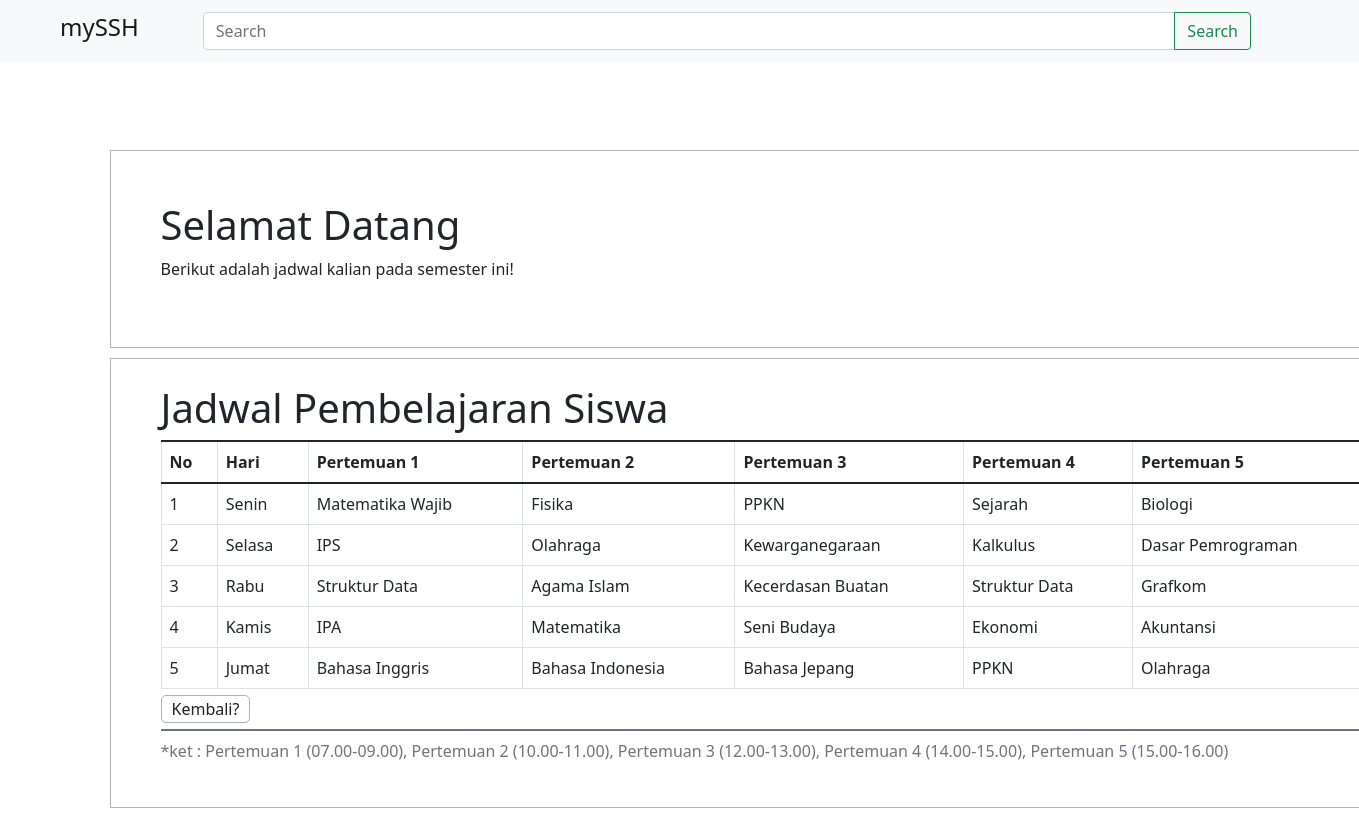
Screenshot of /jadwal_siswa.php with the database file from the repository.
### tables this page shows
CREATE TABLE `jadwal` (
  `j_id` int(11) NOT NULL,
  `j_no` int(11) NOT NULL,
  `j_hari` varchar(64) NOT NULL,
  `jp_1` varchar(64) NOT NULL,
  `jp_2` varchar(64) NOT NULL,
  `jp_3` varchar(64) NOT NULL,
  `jp_4` varchar(64) NOT NULL,
  `jp_5` varchar(64) NOT NULL
);

### jadwal_siswa.php (the view, shortened to what this page needs)
<?php
	include "connection.php";
?>
<!DOCTYPE html>
<html>
	<head>
		<link rel="stylesheet" type="text/css" href="css/index1.css">
		<link href="https://cdn.jsdelivr.net/npm/bootstrap@5.1.3/dist/css/bootstrap.min.css" rel="stylesheet">
	</head>
	<body>
		<nav class="navbar navbar-expand fixed-top navbar-light bg-light">
			<div class="container-fluid mx-5">
			  <a class="navbar-brand" href="adminhome.php">
				<h4>mySSH</h4>
			  </a>
			  <form class="input-group mx-5">
				<input class="form-control" type="search" placeholder="Search" aria-label="Search" style="width: 10px;">
				<button class="btn btn-outline-success" type="submit">Search</button>
			  </form>
			</div>
		</nav>
		<div class="section">
			<div class="container">
				<div class="row">
					<div class="col-md-12 judulzz">
						<div class="juduls_add">
							<h1>Selamat Datang</h1>
							<p>Berikut adalah jadwal kalian pada semester ini!</p>
						</div>
					</div>
					<div class="col-md-7 add_jadwal">
          <div class="jadwal_pel">
              <h1> Jadwal Pembelajaran Siswa</h1>
              <table class="table table-bordered">
              <caption class="title"><a href="index.php" class="start">Kembali?</a> </caption>
                <caption>*ket : Pertemuan 1 (07.00-09.00), Pertemuan 2 (10.00-11.00), Pertemuan 3 (12.00-13.00), Pertemuan 4 (14.00-15.00), Pertemuan 5 (15.00-16.00)</caption>
                  <thead>
                      <tr>
                          <th>No</th>
                          <th>Hari</th>
                          <th>Pertemuan 1</th>
                          <th>Pertemuan 2</th>
                          <th>Pertemuan 3</th>
                          <th>Pertemuan 4</th>
                          <th>Pertemuan 5</th>
                      </tr>
                  </thead>
                  <tbody>
                  <?php
                      $query = "SELECT * FROM jadwal ORDER BY j_no ASC";
                      $select_jadwal = mysqli_query($conn, $query) or die(mysqli_error($conn));
                      if (mysqli_num_rows($select_jadwal) > 0 ) {
                      while ($row = mysqli_fetch_array($select_jadwal)) {
                          $j_no = $row['j_no'];
                          $hari = $row['j_hari'];
                          $hp1 = $row['jp_1'];
                          $hp2 = $row['jp_2'];
                          $hp3 = $row['jp_3'];
                          $hp4 = $row['jp_4'];
                          $hp5 = $row['jp_5'];
                          echo "<tr>";
                          echo "<td>$j_no</td>";
                          echo "<td>$hari</td>";
                          echo "<td>$hp1</td>";
                          echo "<td>$hp2</td>";
                          echo "<td>$hp3</td>";
                          echo "<td>$hp4</td>";
                          echo "<td>$hp5</td>";
                          echo "</tr>";
                      }
                  }
                  ?>
                  </tbody>
              </table>
						</div>
					</div>
				</div>
			</div>
		</div>
	</body>
</html>

### css/index1.css (style rules this page uses)
.container { padding-top: 150px; }
.juduls_add { border: 1px solid #2f354262; width: 1319px; margin-left: -12px; padding-left:50px; padding-top: 50px; padding-bottom: 50px; background-color:#fff; }
.jadwal_pel { border: 1px solid #2f354262; background-color:#fff; margin-bottom: 10px; padding-top: 10px; margin-left: -12px; margin-top: 10px; padding-left: 50px; padding-right: 50px; padding-top: 25px; height: 450px; width: 1319px; }
.jadwal_pel a { border: 1px solid #2f354262; background-color: #fff; color: #212121; text-decoration: none; border-radius:5px; padding-left: 10px; padding-right: 10px; padding-top: 2px; padding-bottom: 2px; }

### rows the page displays
jadwal: j_no "1", j_hari "Senin", jp_1 "Matematika Wajib", jp_2 "Fisika", jp_3 "PPKN", jp_4 "Sejarah", jp_5 "Biologi"
jadwal: j_no "2", j_hari "Selasa", jp_1 "IPS", jp_2 "Olahraga", jp_3 "Kewarganegaraan", jp_4 "Kalkulus", jp_5 "Dasar Pemrograman"
jadwal: j_no "3", j_hari "Rabu", jp_1 "Struktur Data", jp_2 "Agama Islam", jp_3 "Kecerdasan Buatan", jp_4 "Struktur Data", jp_5 "Grafkom"
jadwal: j_no "4", j_hari "Kamis", jp_1 "IPA", jp_2 "Matematika", jp_3 "Seni Budaya", jp_4 "Ekonomi", jp_5 "Akuntansi"
jadwal: j_no "5", j_hari "Jumat", jp_1 "Bahasa Inggris", jp_2 "Bahasa Indonesia", jp_3 "Bahasa Jepang", jp_4 "PPKN", jp_5 "Olahraga"
